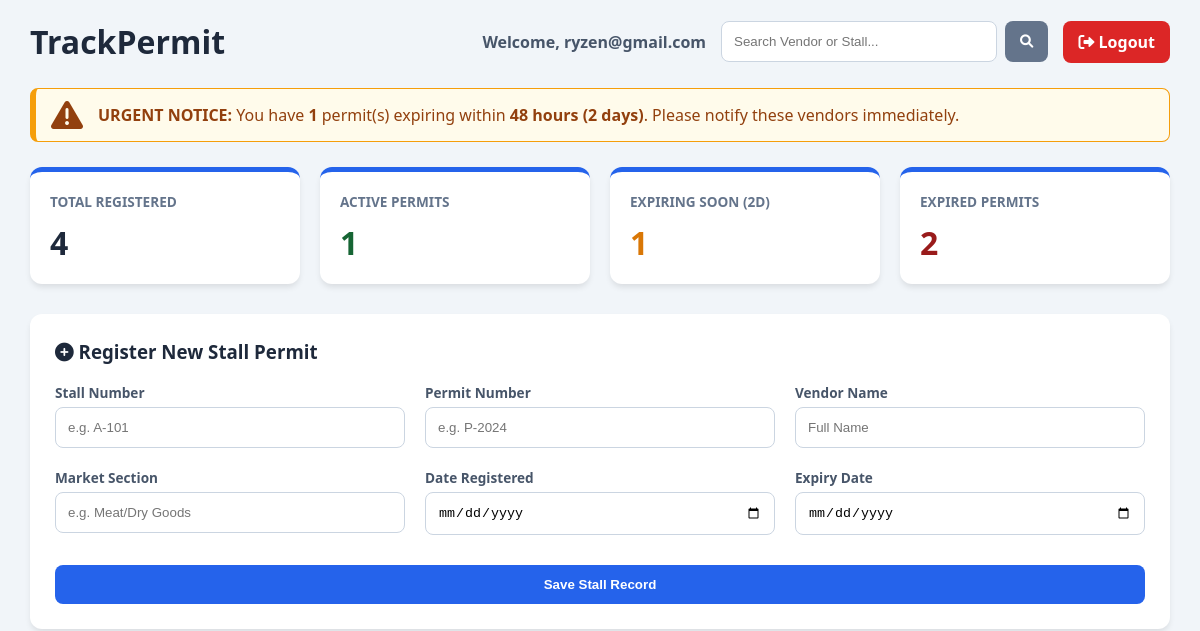
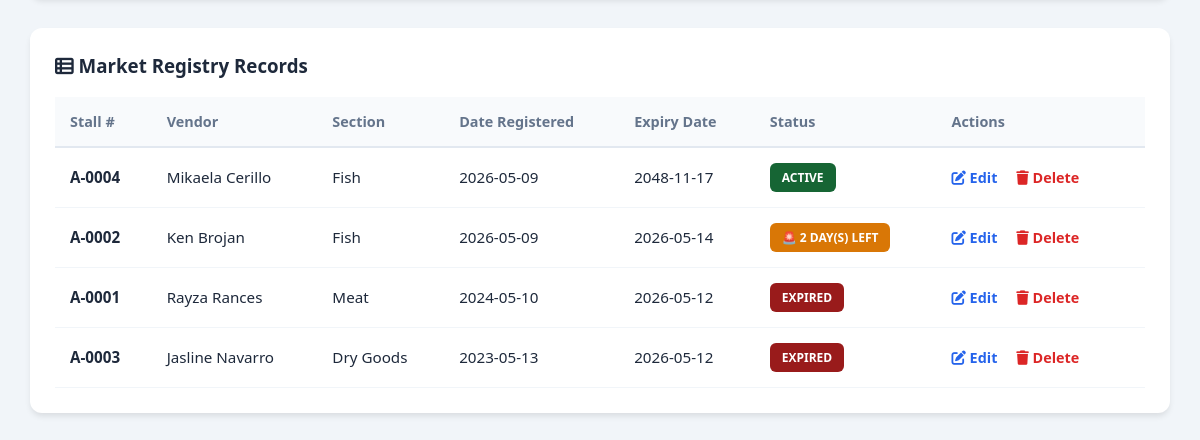
Page / (signed in) on the earlier database version (2 pictures, top to bottom).
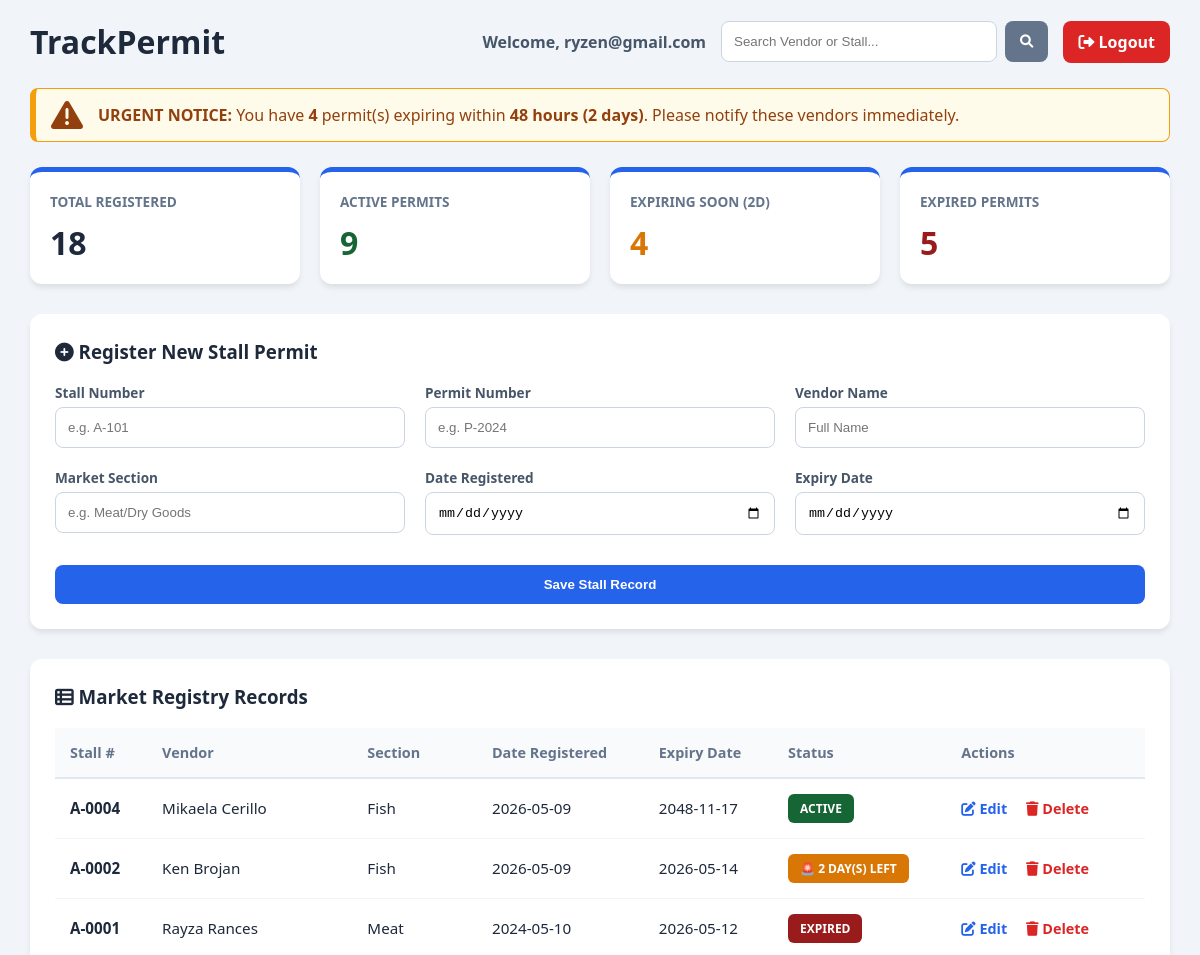
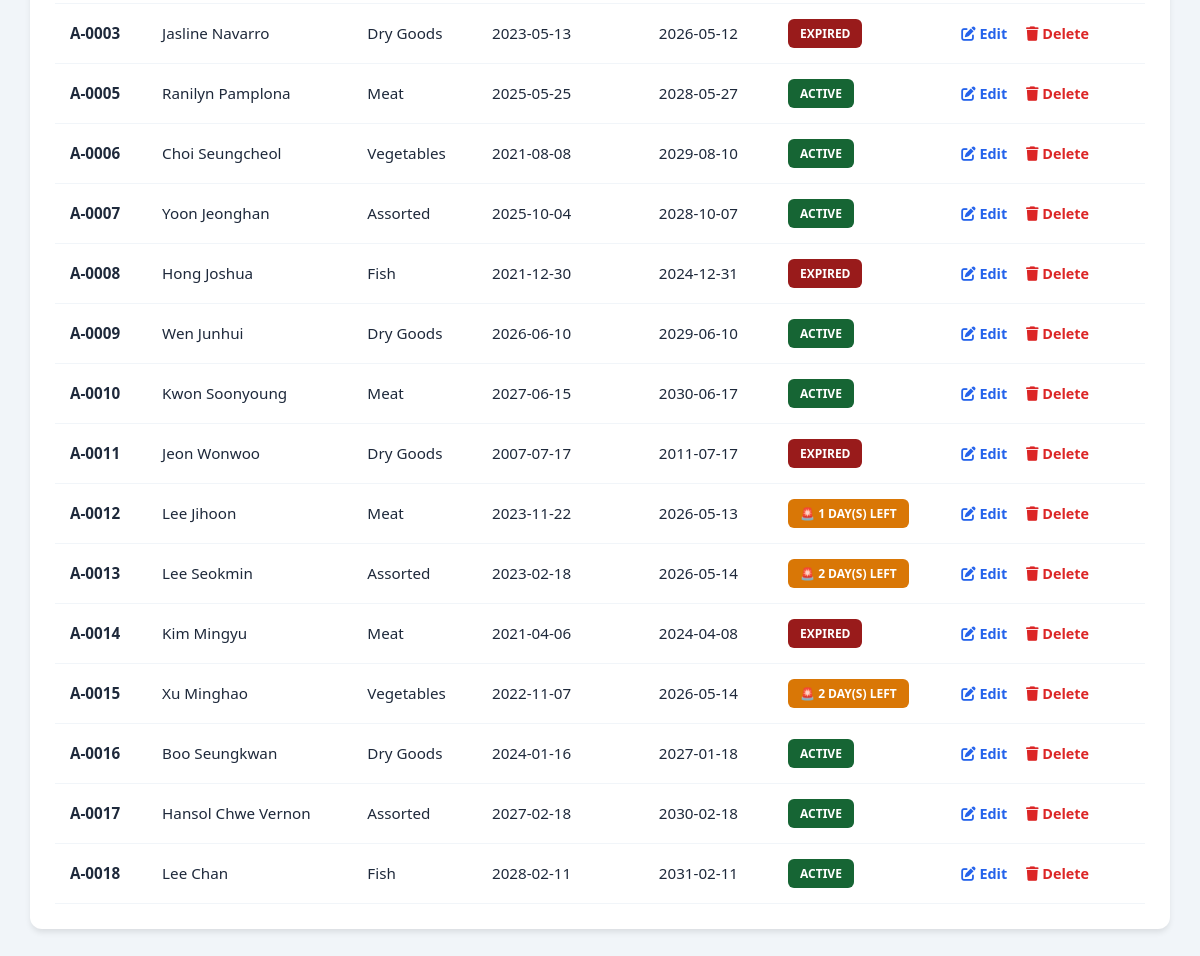
Same page on the later database version (2 pictures, top to bottom).
### app.py (models this page shows)
class User(db.Model, UserMixin):
    id = db.Column(db.Integer, primary_key=True)
    username = db.Column(db.String(150), unique=True, nullable=False)
    password = db.Column(db.String(150), nullable=False)

class Stall(db.Model):
    id = db.Column(db.Integer, primary_key=True)
    stall_no = db.Column(db.String(20), nullable=False)
    permit_no = db.Column(db.String(50), nullable=False)
    vendor = db.Column(db.String(100), nullable=False)
    section = db.Column(db.String(50), nullable=True)
    date_registered = db.Column(db.Date, nullable=False)
    expiry_date = db.Column(db.Date, nullable=False)

### app.py (the view)
@app.route('/')
@login_required # Siguraduhin na nandito ito kung gumagamit ka na ng login
def index():
    search = request.args.get('search', '')
    filter_type = request.args.get('filter', '')
    today = date.today()
    all_stalls = Stall.query.all()
    for s in all_stalls:
        s.status, s.days_left = get_status(s.expiry_date) # type: ignore
    stalls = all_stalls
    if search:
        stalls = [
            s for s in stalls
            if search.lower() in s.vendor.lower()
            or search.lower() in s.stall_no.lower()
        ]
    if filter_type == 'active':
        stalls = [s for s in stalls if s.status == 'active']
    elif filter_type == 'expiring':
        stalls = [s for s in stalls if s.status == 'warning']
    elif filter_type == 'expired':
        stalls = [s for s in stalls if s.status == 'expired']
    elif filter_type == 'total':
        stalls = all_stalls
    total = len(all_stalls)
    active = len([s for s in all_stalls if s.status == 'active'])
    expiring = len([s for s in all_stalls if s.status == 'warning'])
    expired = len([s for s in all_stalls if s.status == 'expired'])
    return render_template(
        'index.html',
        stalls=stalls,
        total=total,
        active=active,
        expiring=expiring,
        expired=expired,
        today=today
    )

### app.py (called while the page is built)
@login_manager.user_loader
def load_user(user_id):
    return User.query.get(int(user_id)) # type: ignore

def get_status(expiry_date):
    today = date.today()
    days_left = (expiry_date - today).days
    if days_left <= 0:
        return "expired", days_left
    elif 1 <= days_left <= 2:
        return "warning", days_left
    else:
        return "active", days_left

### templates/index.html (shortened to what this page needs)
<!DOCTYPE html>
<html lang="en">
<head>
    <link rel="stylesheet" href="https://cdnjs.cloudflare.com/ajax/libs/font-awesome/6.0.0/css/all.min.css">
</head>
<body>
<div class="container">
    <div class="top-bar">
    <h1 style="margin: 0; color: #1e293b;">
        TrackPermit
    </h1>
    <div style="display:flex; align-items:center; gap:15px;">
        <span style="font-weight:600; color:#475569;">
            Welcome, {{ current_user.username }}
        </span>
        <form action="/" method="GET" class="search-form">
            <input type="text"
                   name="search"
                   class="search-input"
                   placeholder="Search Vendor or Stall..."
                   value="{{ request.args.get('search', '') }}">
            <button type="submit" class="search-btn">
                <i class="fa fa-search"></i>
            </button>
        </form>
        <a href="/logout"
           style="
           background:#dc2626;
           color:white;
           padding:10px 15px;
           border-radius:8px;
           text-decoration:none;
           font-weight:bold;">
            <i class="fa-solid fa-right-from-bracket"></i>
            Logout
        </a>
    </div>
</div>
    {% if expiring > 0 %}
<div class="alert-banner">
    <i class="fa-solid fa-triangle-exclamation fa-2xl"></i>
    <div>
        <strong>URGENT NOTICE:</strong> You have <strong>{{ expiring }}</strong> permit(s) expiring within <strong>48 hours (2 days)</strong>.
        Please notify these vendors immediately.
    </div>
</div>
{% endif %}
<div class="cards">
    <div class="card"
         onclick="window.location.href='/?filter=total#records'">
        <p>Total Registered</p>
        <h2>{{ total }}</h2>
    </div>
    <div class="card"
         onclick="window.location.href='/?filter=active#records'">
        <p>Active Permits</p>
        <h2 style="color:#166534;">
            {{ active }}
        </h2>
    </div>
    <div class="card" onclick="window.location.href='/?filter=expiring#records'">
    <p>Expiring Soon (2D)</p> <h2 style="color:#d97706;">{{ expiring }}</h2>
</div>
    <div class="card"
         onclick="window.location.href='/?filter=expired#records'">
        <p>Expired Permits</p>
        <h2 style="color:#991b1b;">
            {{ expired }}
        </h2>
    </div>
</div>
    <div class="box">
        <h3 style="margin-top: 0;">
            <i class="fa-solid fa-circle-plus"></i> Register New Stall Permit
        </h3>
        <form action="/add" method="POST" class="form-grid">
            <div class="form-group">
                <label>Stall Number</label>
                <input type="text" name="stall_no" placeholder="e.g. A-101" required>
            </div>
            <div class="form-group">
                <label>Permit Number</label>
                <input type="text" name="permit_no" placeholder="e.g. P-2024" required>
            </div>
            <div class="form-group">
                <label>Vendor Name</label>
                <input type="text" name="vendor" placeholder="Full Name" required>
            </div>
            <div class="form-group">
                <label>Market Section</label>
                <input type="text" name="section" placeholder="e.g. Meat/Dry Goods">
            </div>
            <div class="form-group">
                <label>Date Registered</label>
                <input type="date" name="date_registered" required>
            </div>
            <div class="form-group">
                <label>Expiry Date</label>
                <input type="date" name="expiry_date" required>
            </div>
            <button type="submit" class="add-btn">
                Save Stall Record
            </button>
        </form>
    </div>
    <div class="box" id="records">
        <h3 style="margin-top: 0;">
            <i class="fa-solid fa-table-list"></i> Market Registry Records
        </h3>
        <table>
            <thead>
                <tr>
                    <th>Stall #</th>
                    <th>Vendor</th>
                    <th>Section</th>
                    <th>Date Registered</th>
                    <th>Expiry Date</th>
                    <th>Status</th>
                    <th>Actions</th>
                </tr>
            </thead>
            <tbody>
                {% for stall in stalls %}
                <tr>
                    <td><strong>{{ stall.stall_no }}</strong></td>
                    <td>{{ stall.vendor }}</td>
                    <td>{{ stall.section }}</td>
                    <td>{{ stall.date_registered }}</td>
                    <td>{{ stall.expiry_date }}</td>
                  <td>
    {% if stall.status == "expired" %}
        <span class="badge expired">EXPIRED</span>
    {% elif stall.status == "warning" %}
        <span class="badge warning">
            🚨 {{ stall.days_left }} DAY(S) LEFT
        </span>
    {% else %}
        <span class="badge active">ACTIVE</span>
    {% endif %}
</td>
                    <td class="actions">
                        <a href="/update/{{ stall.id }}" class="edit-link">
                            <i class="fa-solid fa-pen-to-square"></i> Edit
                        </a>
                        <a href="/delete/{{ stall.id }}"
                           class="delete-link"
                           onclick="return confirm('Are you sure you want to delete this record?')">
                            <i class="fa-solid fa-trash"></i> Delete
                        </a>
                    </td>
                </tr>
                {% endfor %}
            </tbody>
        </table>
    </div>
</div>
</body>
</html>

### templates/index.html (style rules this page uses)
body { margin: 0; font-family: 'Segoe UI', Tahoma, Geneva, Verdana, sans-serif; background: #f1f5f9; color: #1e293b; }
.container { width: 95%; margin: auto; padding: 20px; }
.top-bar { display: flex; justify-content: space-between; align-items: center; margin-bottom: 25px; }
.search-form { display: flex; gap: 8px; }
.search-input { padding: 10px 15px; border: 1px solid #cbd5e1; border-radius: 8px; width: 250px; outline: none; }
.search-btn { background: #64748b; color: white; border: none; padding: 10px 15px; border-radius: 8px; cursor: pointer; }
.cards { display: grid; grid-template-columns: repeat(4, 1fr); gap: 20px; margin-bottom: 30px; }
.card { background: white; padding: 20px; border-radius: 12px; box-shadow: 0 4px 6px -1px rgba(0,0,0,0.1); border-top: 5px solid #2563eb; text-decoration: none; color: inherit; transition: 0.2s ease; cursor: pointer; }
.card p { margin: 0; color: #64748b; font-size: 0.85rem; font-weight: bold; text-transform: uppercase; }
.card h2 { margin: 10px 0 0; font-size: 2rem; }
.alert-banner { background: #fffbeb; border: 1px solid #f59e0b; border-left: 6px solid #f59e0b; padding: 15px; border-radius: 8px; margin-bottom: 25px; color: #92400e; display: flex; align-items: center; gap: 15px; }
.box { background: white; padding: 25px; border-radius: 12px; margin-bottom: 30px; box-shadow: 0 4px 6px -1px rgba(0,0,0,0.1); }
.form-grid { display: grid; grid-template-columns: repeat(3, 1fr); gap: 20px; }
.form-group { display: flex; flex-direction: column; }
label { font-size: 0.85rem; font-weight: 600; margin-bottom: 5px; color: #475569; }
input[type="text"], input[type="date"] { padding: 12px; border: 1px solid #cbd5e1; border-radius: 8px; }
.add-btn { grid-column: span 3; background: #2563eb; color: white; border: none; padding: 12px; border-radius: 8px; font-weight: bold; cursor: pointer; margin-top: 10px; }
table { width: 100%; border-collapse: collapse; }
th { text-align: left; padding: 15px; background: #f8fafc; border-bottom: 2px solid #e2e8f0; color: #64748b; font-size: 0.9rem; }
td { padding: 15px; border-bottom: 1px solid #f1f5f9; font-size: 0.95rem; }
.badge { padding: 6px 12px; border-radius: 6px; font-size: 0.75rem; font-weight: bold; display: inline-block; color: white; }
.active { background: #166534; }
.expired { background: #991b1b; }
.warning { background: #d97706; animation: blinker 1.5s linear infinite; }
.actions a { text-decoration: none; font-size: 0.9rem; margin-right: 15px; font-weight: 600; }
.edit-link { color: #2563eb; }
.delete-link { color: #dc2626; }

Differences in the rows shown:
added Stall: stall_no "A-0005", vendor "Ranilyn Pamplona", section "Meat", date_registered "2025-05-25", expiry_date "2028-05-27", shows "ACTIVE"
added Stall: stall_no "A-0006", vendor "Choi Seungcheol", section "Vegetables", date_registered "2021-08-08", expiry_date "2029-08-10", shows "ACTIVE"
added Stall: stall_no "A-0007", vendor "Yoon Jeonghan", section "Assorted", date_registered "2025-10-04", expiry_date "2028-10-07", shows "ACTIVE"
added Stall: stall_no "A-0008", vendor "Hong Joshua", section "Fish", date_registered "2021-12-30", expiry_date "2024-12-31", shows "EXPIRED"
added Stall: stall_no "A-0009", vendor "Wen Junhui", section "Dry Goods", date_registered "2026-06-10", expiry_date "2029-06-10", shows "ACTIVE"
added Stall: stall_no "A-0010", vendor "Kwon Soonyoung", section "Meat", date_registered "2027-06-15", expiry_date "2030-06-17", shows "ACTIVE"
added Stall: stall_no "A-0011", vendor "Jeon Wonwoo", section "Dry Goods", date_registered "2007-07-17", expiry_date "2011-07-17", shows "EXPIRED"
added Stall: stall_no "A-0012", vendor "Lee Jihoon", section "Meat", date_registered "2023-11-22", expiry_date "2026-05-13", days_left "1"
added Stall: stall_no "A-0013", vendor "Lee Seokmin", section "Assorted", date_registered "2023-02-18", expiry_date "2026-05-14", days_left "2"
added Stall: stall_no "A-0014", vendor "Kim Mingyu", section "Meat", date_registered "2021-04-06", expiry_date "2024-04-08", shows "EXPIRED"
added Stall: stall_no "A-0015", vendor "Xu Minghao", section "Vegetables", date_registered "2022-11-07", expiry_date "2026-05-14", days_left "2"
added Stall: stall_no "A-0016", vendor "Boo Seungkwan", section "Dry Goods", date_registered "2024-01-16", expiry_date "2027-01-18", shows "ACTIVE"
added Stall: stall_no "A-0017", vendor "Hansol Chwe Vernon", section "Assorted", date_registered "2027-02-18", expiry_date "2030-02-18", shows "ACTIVE"
added Stall: stall_no "A-0018", vendor "Lee Chan", section "Fish", date_registered "2028-02-11", expiry_date "2031-02-11", shows "ACTIVE"
Other differences:
{{ expiring }}: "1" → "4"
{{ total }}: "4" → "18"
{{ active }}: "1" → "9"
{{ expired }}: "2" → "5"
